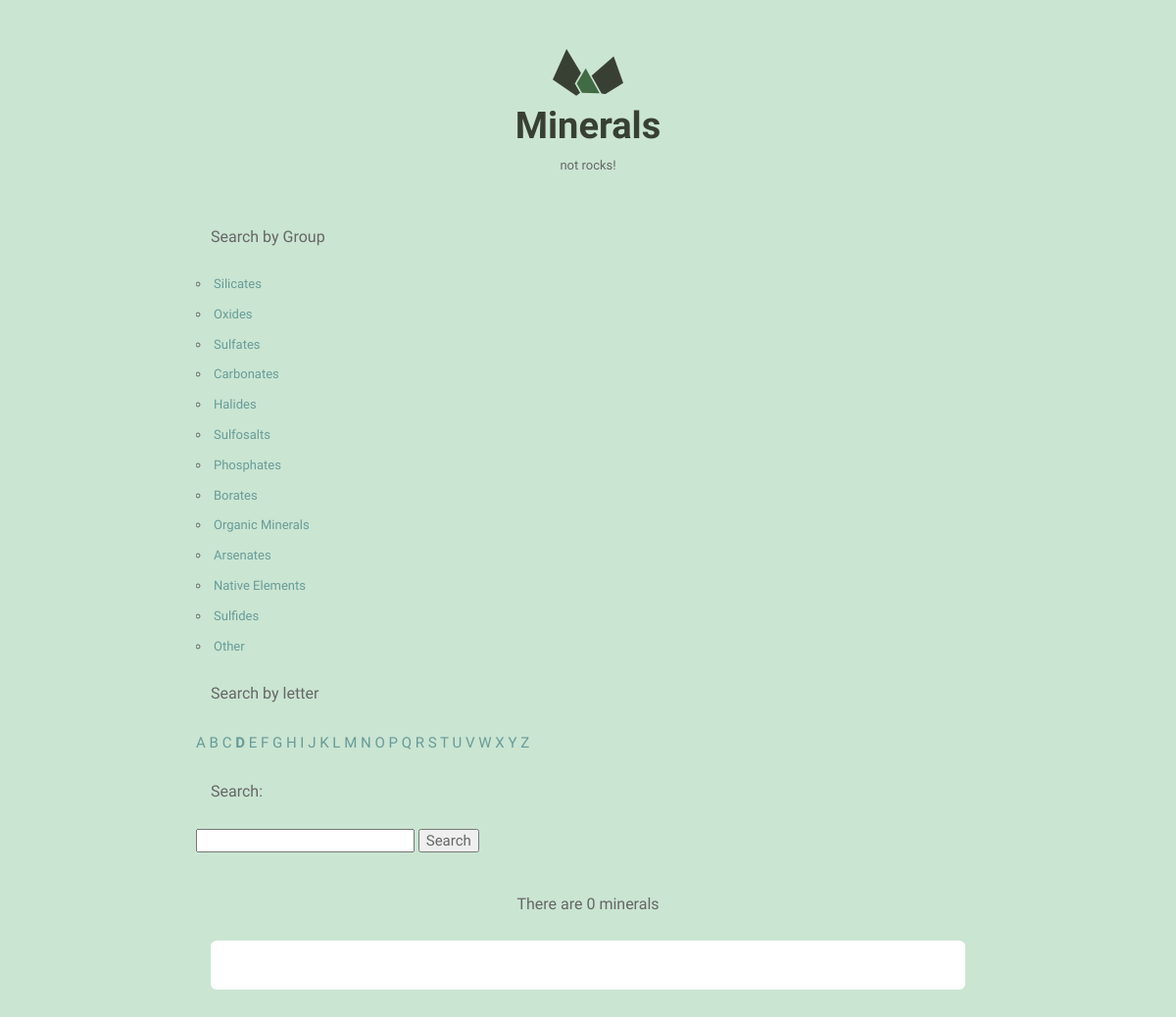
/letter/D/, run on an earlier commit of the app's database.
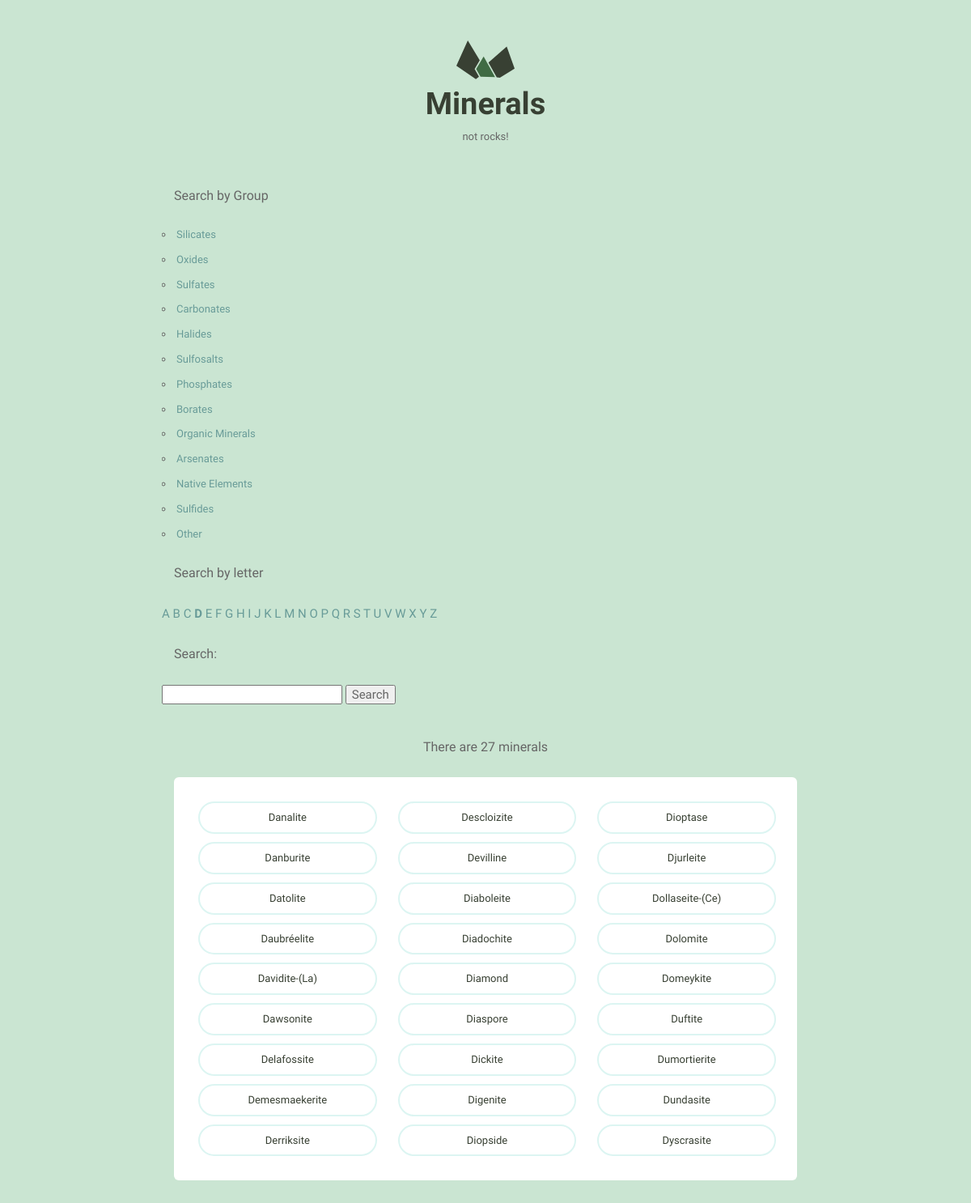
And on a later commit of the database.
### info/models.py (models this page shows, shortened)
class Mineral(models.Model):
    name = models.CharField(max_length=200)
    image_filename = models.CharField(max_length=200)
    image_caption = models.CharField(max_length=200)
    category = models.CharField(max_length=200)
    formula = models.CharField(max_length=200)
    strunz_classification = models.CharField(max_length=200)
    color = models.CharField(max_length=200)
    crystal_system = models.CharField(max_length=200)
    unit_cell = models.CharField(max_length=200)
    crystal_symmetry = models.CharField(max_length=200)
    cleavage = models.CharField(max_length=200)
    mohs_scale_hardness = models.CharField(max_length=200)
    luster = models.CharField(max_length=200)
    streak = models.CharField(max_length=200)
    diaphaneity = models.CharField(max_length=200)
    optical_properties = models.CharField(max_length=200)
    refractive_index = models.CharField(max_length=200)
    crystal_habit = models.CharField(max_length=200)
    specific_gravity = models.CharField(max_length=200)
    group = models.CharField(max_length=200, blank=True, default='')

### info/views.py (the view)
# urls.py: path('letter/<letter>/', views.search_by_letter, name='letter'),
def search_by_letter(request, letter=None):
    all_minerals = Mineral.objects.all()
    minerals = all_minerals.filter(name__istartswith=letter)
    return render(request, 'minerals/letter.html',
                  {
                      'all_minerals': all_minerals,
                      'groups': groups,
                      'alphabet': alphabet,
                      'letter': letter,
                      'minerals': minerals,
                  })

### templates/minerals/letter.html
{% extends 'minerals/layout.html' %}
{% block content %}
<p class="text-centered">There are {{ minerals|length }} minerals </p>
    <div class="grid-100">
        <ul class="minerals__container">
            {% for mineral in minerals %}
            <li class="minerals__item">
                <a class="minerals__anchor" href="{% url 'detail' pk=mineral.pk %}"> {{ mineral.name }}</a>
            </li>
            {% endfor %}
        </ul>
    </div>
{% endblock %}

What changed in the data, as far as the page shows it:
added Mineral: name "Danalite"
added Mineral: name "Danburite"
added Mineral: name "Datolite"
added Mineral: name "Daubréelite"
added Mineral: name "Davidite-(La)"
added Mineral: name "Dawsonite"
added Mineral: name "Delafossite"
added Mineral: name "Demesmaekerite"
added Mineral: name "Derriksite"
added Mineral: name "Descloizite"
added Mineral: name "Devilline"
added Mineral: name "Diaboleite"
added Mineral: name "Diadochite"
added Mineral: name "Diamond"
added Mineral: name "Diaspore"
added Mineral: name "Dickite"
added Mineral: name "Digenite"
added Mineral: name "Diopside"
added Mineral: name "Dioptase"
added Mineral: name "Djurleite"
added Mineral: name "Dollaseite-(Ce)"
added Mineral: name "Dolomite"
added Mineral: name "Domeykite"
added Mineral: name "Duftite"
added Mineral: name "Dumortierite"
added Mineral: name "Dundasite"
added Mineral: name "Dyscrasite"
Also different on the page:
{{ minerals|length }}: "0" → "27"
